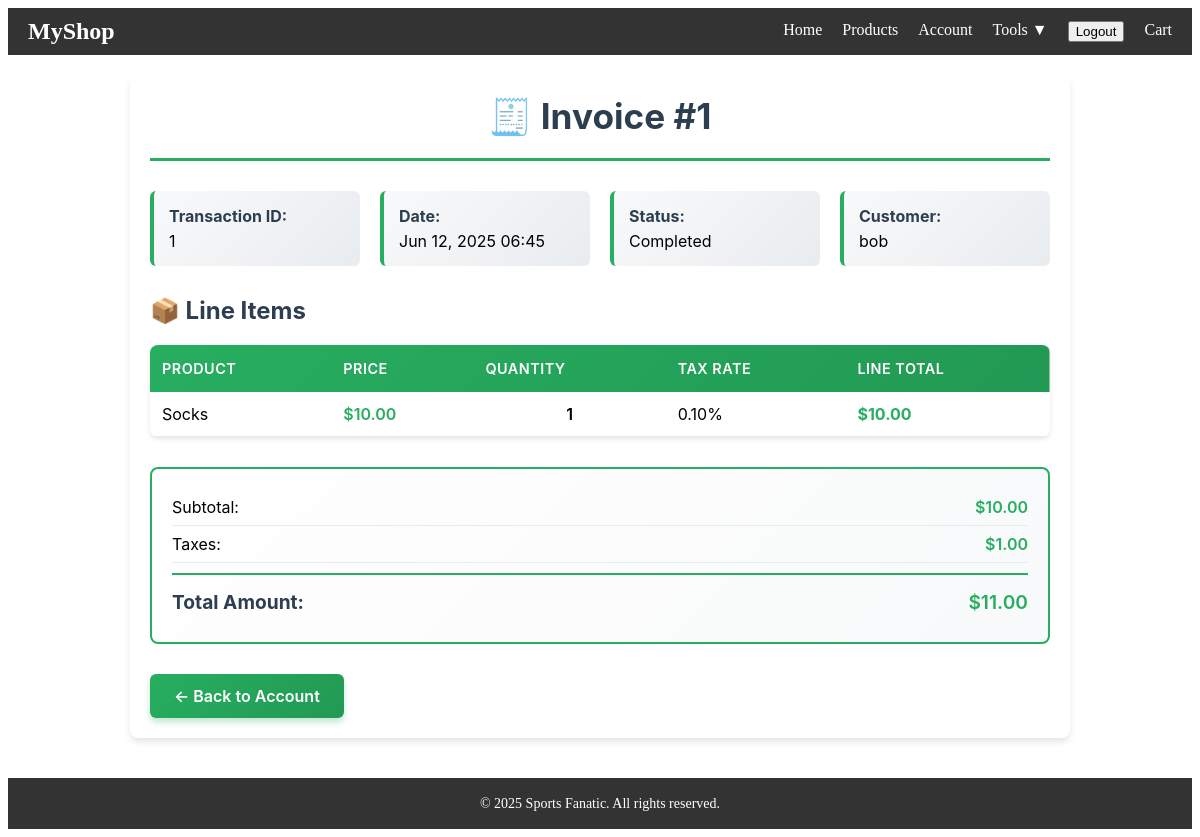
Before: /invoice/1/ (signed in) with the older database file.
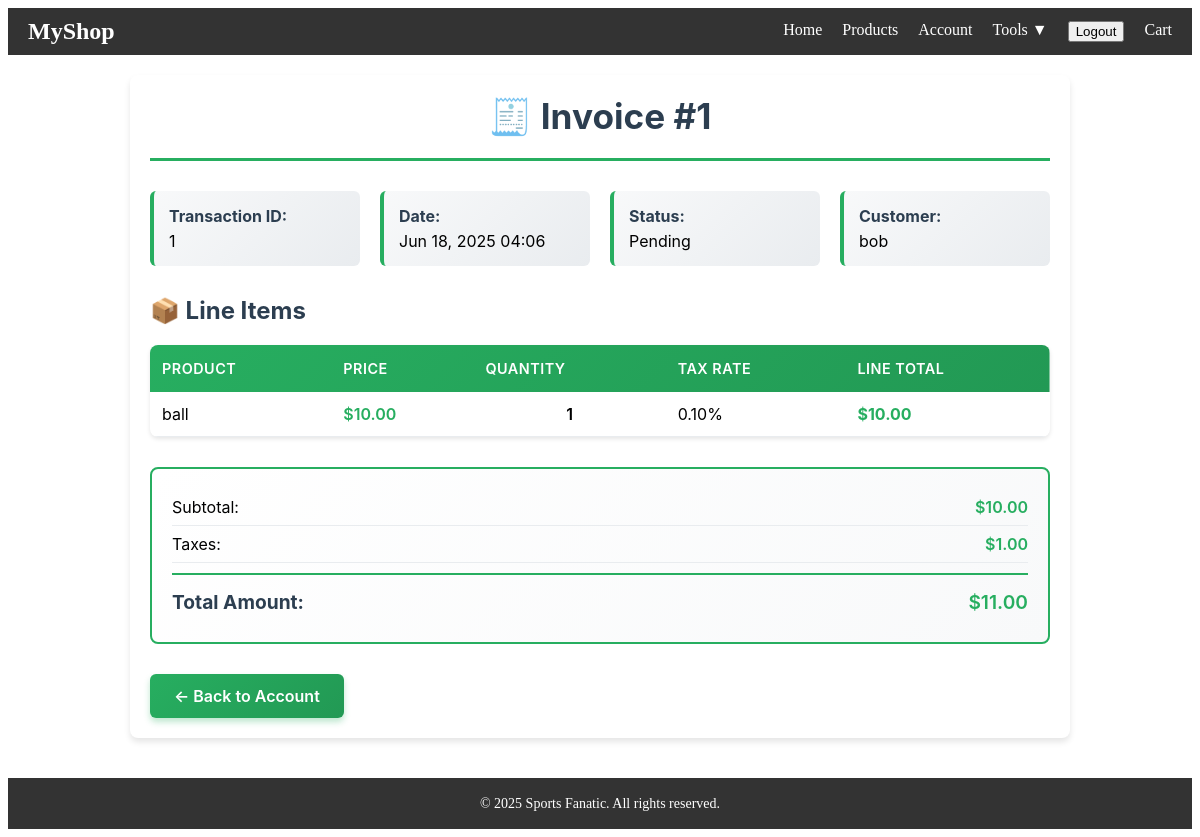
After: the same page with the newer database file.
### store/models.py (models this page shows, shortened)
class Transaction(models.Model):
    transaction_id = models.AutoField(primary_key=True)
    user = models.ForeignKey(User, on_delete=models.CASCADE)
    status = models.CharField(max_length=50, choices=[
    ('pending', 'Pending'),
    ('completed', 'Completed'),
    ('cancelled', 'Cancelled'),
    ('failed', 'Failed')
    ], default='pending')
    promotion_version_id = models.CharField(max_length=100, blank=True, null=True)
    created_at = models.DateTimeField(default=timezone.now)
    updated_at = models.DateTimeField(default=timezone.now)

class LineItem(models.Model):
    transaction = models.ForeignKey(Transaction, on_delete=models.CASCADE, related_name='line_items')
    product = models.ForeignKey('Product', on_delete=models.CASCADE)
    product_name = models.CharField(max_length=255)
    price = models.DecimalField(max_digits=10, decimal_places=2)
    tax_rate = models.DecimalField(max_digits=10, decimal_places=2)
    quantity = models.PositiveIntegerField()
    created_at = models.DateTimeField(default=timezone.now)
    updated_at = models.DateTimeField(default=timezone.now)
    status = models.CharField(max_length=50, choices=[
        ('pending', 'Pending'),
        ('completed', 'Completed'),
        ('cancelled', 'Cancelled'),
        ('failed', 'Failed')
    ], default='pending')

### store/views.py (the view)
# urls.py: path('invoice/<int:transaction_id>/', views.invoice_detail, name='invoice_detail'),
@login_required
def invoice_detail(request, transaction_id):
    transaction = get_object_or_404(Transaction, transaction_id=transaction_id, user=request.user)
    line_items = LineItem.objects.filter(transaction=transaction)
    subtotal = 0
    taxes = 0
    line_items_with_totals = []
    for item in line_items:
        line_total = item.price * item.quantity
        line_tax = line_total * item.tax_rate
        subtotal += line_total
        taxes += line_tax
        line_items_with_totals.append({
            'item': item,
            'line_total': round(line_total, 2),
            'line_tax': round(line_tax, 2),
        })
    total = subtotal + taxes
    context = {
        'transaction': transaction,
        'line_items': line_items,
        'line_items_with_totals': line_items_with_totals,
        'subtotal': round(subtotal, 2),
        'taxes': round(taxes, 2),
        'total': round(total, 2),
    }
    return render(request, 'store/invoice.html', context)

### store/templates/store/invoice.html (shortened to what this page needs)
{% extends 'store/base.html' %}
{% load static %}
{% block styles %}
    <link rel="stylesheet" href="{% static 'store/invoice.css' %}">
{% endblock %}
{% block content %}
<div class="invoice-container">
    <div class="invoice-header">
        <h1>🧾 Invoice #{{ transaction.transaction_id }}</h1>
    </div>
    <div class="invoice-info">
        <div class="info-card">
            <strong>Transaction ID:</strong>
            {{ transaction.transaction_id }}
        </div>
        <div class="info-card">
            <strong>Date:</strong>
            {{ transaction.created_at|date:"M d, Y H:i" }}
        </div>
        <div class="info-card">
            <strong>Status:</strong>
            {{ transaction.get_status_display }}
        </div>
        <div class="info-card">
            <strong>Customer:</strong>
            {{ transaction.user.username }}
        </div>
    </div>
    <h2 style="color: #2c3e50; margin-bottom: 20px;">📦 Line Items</h2>
    {% if line_items %}
        <table class="line-items-table">
            <thead>
                <tr>
                    <th>Product</th>
                    <th>Price</th>
                    <th>Quantity</th>
                    <th>Tax Rate</th>
                    <th>Line Total</th>
                </tr>
            </thead>
            <tbody>
                {% for line_data in line_items_with_totals %}
                <tr>
                    <td>{{ line_data.item.product_name }}</td>
                    <td class="price-cell">${{ line_data.item.price|floatformat:2 }}</td>
                    <td class="quantity-cell">{{ line_data.item.quantity }}</td>
                    <td>{{ line_data.item.tax_rate|floatformat:2 }}%</td>
                    <td class="price-cell">
                        <strong>${{ line_data.line_total }}</strong>
                    </td>
                </tr>
                {% endfor %}
            </tbody>
        </table>
        <div class="totals-section">
            <div class="totals-row">
                <span>Subtotal:</span>
                <span class="price-cell">${{ subtotal }}</span>
            </div>
            <div class="totals-row">
                <span>Taxes:</span>
                <span class="price-cell">${{ taxes }}</span>
            </div>
            <div class="totals-row">
                <span>Total Amount:</span>
                <span class="price-cell">${{ total }}</span>
            </div>
        </div>
    {% else %}
        <div style="text-align: center; padding: 40px 20px; color: #6c757d;">
            <h3>No Line Items Found</h3>
            <p>This invoice doesn't contain any line items.</p>
        </div>
    {% endif %}
    <a href="{% url 'account' %}" class="back-btn">← Back to Account</a>
</div>
{% endblock %}

Changed rows visible on the page:
changed Transaction "bob": created_at "Jun 12, 2025 06:45" → "Jun 18, 2025 04:06"; status "Completed" → "Pending"
changed LineItem: item.product_name "Socks" → "ball"
